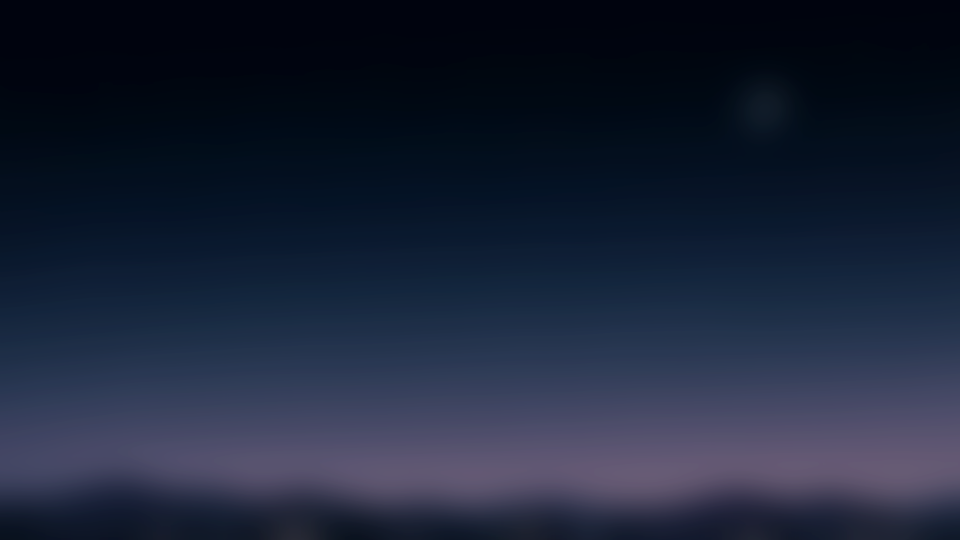
#> input picture spotify_glass_bgs/bg_spotify_glass_dwas.png, 1920 x 1080 px (shown at 1/2 size)
$ python render_spotify_glass_edition.py
#> lines starting #> are read from the running program, lines starting #| are printed output that depends on the picture
### lyric_engine.py
#!/usr/bin/env python3
"""
Aesthetic Lyric Video Engine - Adaptive Contrast & Professional Title Sequence
Supports:
  - Adaptive text contrast: analyzes background luminance in the actual lyric zone
    (Bright BG -> #222222 Dark Charcoal, Dark BG -> #F7F5F2 Soft White, Mixed -> Highest WCAG Contrast + Scrim)
  - Smoothing and hysteresis to prevent color flickering
  - Professional editable opening sequence (Title, Artist, Featured Artist, Album, Year, Watermark)
  - Vocal conflict detection: auto-adjusts/shortens title if lyrics start early
  - Presets: Style C (DM Sans Indie), Style A (Cormorant Garamond Cinema), Style B (Inter Modern)
"""

import os
import sys
import re
import json
import math
from pathlib import Path
from typing import List, Dict, Tuple, Optional, Union
import numpy as np
from PIL import Image, ImageDraw, ImageFont, ImageFilter

BASE_DIR = Path(__file__).resolve().parent
FONTS_DIR = BASE_DIR / "fonts"
OUTPUT_DIR = BASE_DIR / "output"

FONTS_DIR.mkdir(parents=True, exist_ok=True)
OUTPUT_DIR.mkdir(parents=True, exist_ok=True)

# Font configurations
FONT_CONFIGS = {
    "cormorant": {
        "name": "Cormorant Garamond",
        "file": FONTS_DIR / "CormorantGaramond.ttf",
        "weight": "SemiBold",
        "bold": 1,
        "default_spacing": 0.5,
        "line_height_mult": 1.25,
        "default_casing": "sentence"
    },
    "inter": {
        "name": "Inter",
        "file": FONTS_DIR / "Inter.ttf",
        "weight": "Medium",
        "bold": 0,
        "default_spacing": 0.0,
        "line_height_mult": 1.22,
        "default_casing": "sentence"
    },
    "dmsans": {
        "name": "DM Sans",
        "file": FONTS_DIR / "DMSans.ttf",
        "weight": "Medium",
        "bold": 0,
        "default_spacing": 2.0,  # Wider spacing for Indie editorial feel
        "line_height_mult": 1.24,
        "default_casing": "lowercase"  # Style C editorial lowercase
    }
}

STYLE_PRESETS = {
    "cinematic": {
        "font_id": "cormorant",
        "font_size": 60,
        "casing": "sentence",
        "spacing": 0.8,
        "vertical_ratio": 0.60
    },
    "modern": {
        "font_id": "inter",
        "font_size": 54,
        "casing": "sentence",
        "spacing": 0.2,
        "vertical_ratio": 0.60
    },
    "indie": {
        "font_id": "dmsans",
        "font_size": 52,
        "casing": "lowercase",
        "spacing": 2.2,
        "vertical_ratio": 0.60
    }
}

# Color palettes for Adaptive Contrast
CONTRAST_STYLES = {
    "dark_bg": {
        # Soft-white text on dark background
        "text_hex": "#F7F5F2",
        "outline_hex": "#141216",
        "outline_alpha": 80,
        "shadow_color": "&H66000000",   # Soft dark drop shadow
        "outline_width": 1.0,
        "shadow_depth": 2.0,
        "secondary_text_hex": "#D8D5D0"
    },
    "bright_bg": {
        # Dark charcoal text on bright background
        "text_hex": "#222222",
        "outline_hex": "#FFFFFF",
        "outline_alpha": 90,
        "shadow_color": "&H4DFFFFFF",   # Subtle soft light halo/shadow for separation
        "outline_width": 1.0,
        "shadow_depth": 1.8,
        "secondary_text_hex": "#444444"
    }
}


def hex_to_ass_color(hex_str: str, alpha: int = 0) -> str:
    """Convert #RRGGBB to ASS &HAABBGGRR format."""
    hex_str = hex_str.lstrip("#")
    if len(hex_str) == 6:
        r = int(hex_str[0:2], 16)
        g = int(hex_str[2:4], 16)
        b = int(hex_str[4:6], 16)
        return f"&H{alpha:02X}{b:02X}{g:02X}{r:02X}"
    return f"&H{alpha:02X}F2F5F7"


# [43 lines left out: functions to_ass_time, format_casing, not called in this run]


def parse_lrc(lrc_path: Path) -> List[Dict]:
    """Parse standard or enhanced LRC file into list of cues with start times and text."""
    cues = []
    time_regex = re.compile(r'\[(\d{2}):(\d{2})(?:\.(\d{2,3}))?\]')

    with open(lrc_path, 'r', encoding='utf-8', errors='ignore') as f:
        for line in f:
            line = line.strip()
            if not line:
                continue

            matches = list(time_regex.finditer(line))
            if not matches:
                continue

            text = time_regex.sub('', line).strip()
            text = re.sub(r'<[^>]+>', '', text).strip()

            if not text:
                continue

            for m in matches:
                minutes = int(m.group(1))
                seconds = int(m.group(2))
                fraction_str = m.group(3) or "0"
                if len(fraction_str) == 2:
                    fraction = int(fraction_str) / 100.0
                elif len(fraction_str) == 3:
                    fraction = int(fraction_str) / 1000.0
                else:
                    fraction = 0.0

                start_sec = minutes * 60 + seconds + fraction
                cues.append({
                    "start": start_sec,
                    "text": text
                })

    cues.sort(key=lambda x: x["start"])

    cleaned = []
    for c in cues:
        if cleaned and abs(c["start"] - cleaned[-1]["start"]) < 0.05:
            if len(c["text"]) > len(cleaned[-1]["text"]):
                cleaned[-1] = c
        else:
            cleaned.append(c)

    return cleaned


def analyze_region_luminance(image_input: Union[Path, str, Image.Image],
                             box: Tuple[float, float, float, float] = (0.15, 0.52, 0.85, 0.72)) -> Dict:
    """
    Analyze the perceived brightness of a specific region of the image.
    box: (x1_pct, y1_pct, x2_pct, y2_pct)
    Returns: dict with mean_lum (0-255), std_lum, contrast_mode ('bright_bg' or 'dark_bg'),
             and wcag_contrast scores.
    """
#> called with box = (0.15, 0.52, 0.85, 0.72)
    if isinstance(image_input, (str, Path)):
        img = Image.open(str(image_input)).convert("RGB")
#> img is the input picture: PIL image 1920x1080 RGB; mean R, G, B 27, 35.5, 55.5
    else:
        img = image_input.convert("RGB")

    w, h = img.size
    x1 = int(box[0] * w)
    y1 = int(box[1] * h)
    x2 = int(box[2] * w)
    y2 = int(box[3] * h)

    crop = img.crop((x1, y1, x2, y2))
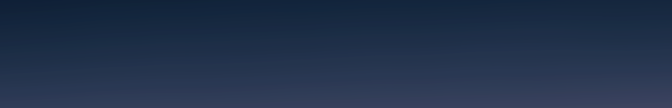
#> crop: PIL image 1344x216 RGB (shown at 1/2 size); mean R, G, B 34, 49.5, 74.9
    arr = np.array(crop).astype(float)
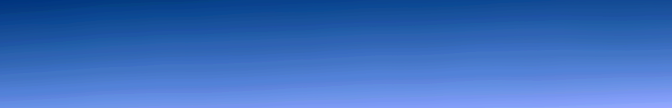
#> arr: shape (216, 1344, 3) float64 (shown at 1/2 size); mean R, G, B 34, 49.5, 74.9; drawn with min black and max white

    # Standard WCAG 2.1 sRGB to Linear conversion
    arr_norm = arr / 255.0
    arr_lin = np.where(arr_norm <= 0.04045, arr_norm / 12.92, ((arr_norm + 0.055) / 1.055) ** 2.4)
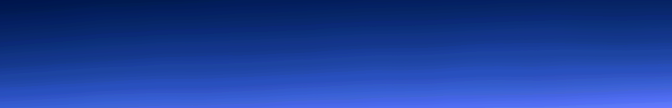
#> arr_lin: shape (216, 1344, 3) float64 (shown at 1/2 size); mean R, G, B 0.0173, 0.0322, 0.0715; drawn with min black and max white
    lum_map = 0.2126 * arr_lin[:, :, 0] + 0.7152 * arr_lin[:, :, 1] + 0.0722 * arr_lin[:, :, 2]
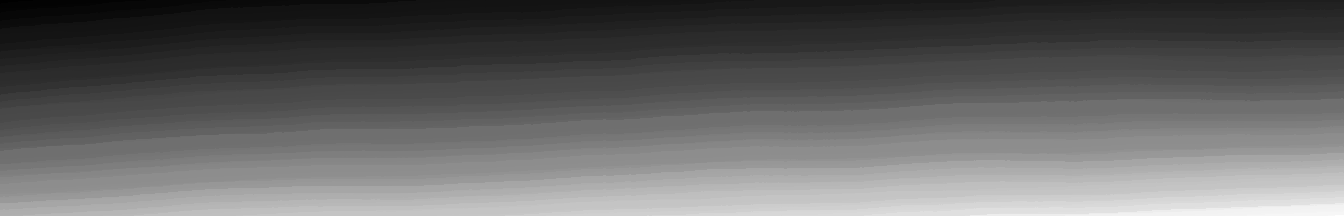
#> lum_map: shape (216, 1344) float64; min 0.0135, max 0.0598, mean 0.0319; drawn with min black and max white
    rel_lum = float(np.mean(lum_map))
#> rel_lum = 0.0319
    mean_lum = float(np.mean(0.2126 * arr[:, :, 0] + 0.7152 * arr[:, :, 1] + 0.0722 * arr[:, :, 2]))
#> mean_lum = 48.04
    std_lum = float(np.std(lum_map))
#> std_lum = 0.0105

    # WCAG Contrast calculation: L_white = 0.95, L_dark = 0.04
    L_white = 0.95
    L_dark = 0.04

    contrast_white = (L_white + 0.05) / (rel_lum + 0.05) if L_white >= rel_lum else (rel_lum + 0.05) / (L_white + 0.05)
#> contrast_white = 12.21
    contrast_dark = (rel_lum + 0.05) / (L_dark + 0.05) if rel_lum >= L_dark else (L_dark + 0.05) / (rel_lum + 0.05)
#> contrast_dark = 1.1

    # Hysteresis Decision logic:
    # Bright BG threshold: mean_lum >= 135
    # Dark BG threshold: mean_lum <= 115
    if mean_lum >= 135:
        mode = "bright_bg"
    elif mean_lum <= 115:
        mode = "dark_bg"
    else:
        mode = "bright_bg" if contrast_dark >= contrast_white else "dark_bg"

    # Check if mixed / heterogeneous background that needs scrim gradient
    is_mixed = std_lum > 32.0 or (3.0 < max(contrast_white, contrast_dark) < 4.8)
#> is_mixed = False

    return {
        "mean_lum": round(mean_lum, 1),
        "std_lum": round(std_lum, 1),
        "contrast_mode": mode,
        "is_mixed": is_mixed,
        "contrast_white": round(contrast_white, 2),
        "contrast_dark": round(contrast_dark, 2)
    }


class LyricLayoutEngine:
    def __init__(self, canvas_width: int = 1920, canvas_height: int = 1080):
        self.canvas_width = canvas_width
        self.canvas_height = canvas_height
        self.margin_x = 180
        self.max_text_width = canvas_width - (2 * self.margin_x)

    # [227 lines left out: functions measure_text, wrap_text_to_lines, build_couplets, format_opening_sequence, not called in this run]

    def generate_ass_file(self,
                          lrc_path: Path,
                          out_ass_path: Path,
                          bg_image_path: Optional[Path] = None,
                          title: str = "Aesthetic Lyric Video",
                          artist: str = "",
                          preset_key: str = "indie",
                          vertical_ratio: float = 0.60,
                          custom_font_size: Optional[int] = None,
                          color_mode: str = "auto",  # 'auto', 'white', 'dark', 'custom'
                          custom_text_hex: Optional[str] = None,
                          opening_meta: Optional[Dict] = None) -> Path:
        """
        Generate ASS subtitle file with adaptive contrast and professional title sequence.
        """
        preset = STYLE_PRESETS.get(preset_key, STYLE_PRESETS["indie"])
        font_cfg = FONT_CONFIGS[preset["font_id"]]
        font_name = font_cfg["name"]
        font_size = custom_font_size or preset["font_size"]
        bold_val = font_cfg["bold"]
        spacing_val = preset["spacing"]

        # 1. Analyze background luminance in the lyric zone
        if bg_image_path and bg_image_path.exists():
            lum_info = analyze_region_luminance(bg_image_path, box=(0.15, vertical_ratio - 0.08, 0.85, vertical_ratio + 0.12))
#> lum_info = {'mean_lum': 48, 'std_lum': 0, 'contrast_mode': 'dark_bg', 'is_mixed': False, 'contrast_white': 12.21, 'contrast_dark': 1.1}
            auto_style_key = lum_info["contrast_mode"]
#> auto_style_key = 'dark_bg'
            print(f"[*] Adaptive Contrast: Analyzed '{bg_image_path.name}' -> Mean Lum={lum_info['mean_lum']} ({auto_style_key.upper()})")
#| [*] Adaptive Contrast: Analyzed 'bg_spotify_glass_dwas.png' -> Mean Lum=48.0 (DARK_BG)
        else:
            auto_style_key = "dark_bg"

        # 2. Determine final text styling based on user choice
        if color_mode == "white":
            contrast_style = CONTRAST_STYLES["dark_bg"]
        elif color_mode == "dark":
            contrast_style = CONTRAST_STYLES["bright_bg"]
        elif color_mode == "custom" and custom_text_hex:
            contrast_style = dict(CONTRAST_STYLES["dark_bg"])
            contrast_style["text_hex"] = custom_text_hex
        else:
            # Automatic adaptive contrast
            contrast_style = CONTRAST_STYLES[auto_style_key]
#> contrast_style = {'text_hex': '#F7F5F2', 'outline_hex': '#141216', 'outline_alpha': 80, 'shadow_color': '&H66000000', 'outline_width': 1, 'shadow_depth': 2, 'secondary_text_hex': '#D8D5D0'}

        pri_color = hex_to_ass_color(contrast_style["text_hex"], alpha=0)
#> pri_color = '&H00F2F5F7'
        out_color = hex_to_ass_color(contrast_style["outline_hex"], alpha=contrast_style["outline_alpha"])
#> out_color = '&H50161214'
        shadow_color = contrast_style["shadow_color"]
#> shadow_color = '&H66000000'
        outline_val = contrast_style["outline_width"]
#> outline_val = 1
        shadow_val = contrast_style["shadow_depth"]
#> shadow_val = 2

        # 3. Parse LRC and format couplets
        raw_cues = parse_lrc(lrc_path)
        couplets = self.build_couplets(raw_cues)
        first_vocal = raw_cues[0]["start"] if raw_cues else 999.0

        # 4. Build Title Card events
        meta_dict = opening_meta or {
            "enabled": True,
            "title": title,
            "artist": artist,
            "start_time": 0.6,
            "duration": 4.5
        }
        title_dialogues = self.format_opening_sequence(
            meta=meta_dict,
            first_vocal_start=first_vocal,
            contrast_style=contrast_style,
            preset_key=preset_key
        )

        # 5. Build Lyric Events
        line_height_mult = font_cfg["line_height_mult"]
        line_spacing_px = int(font_size * line_height_mult)
        casing_mode = preset["casing"]
        pil_font = ImageFont.truetype(str(font_cfg["file"]), font_size)

        center_x = self.canvas_width // 2
        base_y = int(self.canvas_height * vertical_ratio)

        lyric_dialogues = []
        for cue in couplets:
            start_t = to_ass_time(cue["start"])
            end_t = to_ass_time(cue["end"])

            raw_lines = cue["lines"]
            formatted_lines = [format_casing(l, casing_mode) for l in raw_lines]

            if len(formatted_lines) == 1:
                wrapped = self.wrap_text_to_lines(formatted_lines[0], pil_font, spacing_val, max_lines=2)
                formatted_lines = wrapped

            active_font_size = font_size
            for line in formatted_lines:
                w = self.measure_text(line, pil_font, spacing_val)
                if w > self.max_text_width:
                    scale = self.max_text_width / float(w)
                    active_font_size = max(int(active_font_size * scale), 42)
                    pil_font = ImageFont.truetype(str(font_cfg["file"]), active_font_size)

            if len(formatted_lines) == 1:
                text = formatted_lines[0]
                y = base_y
                anim_move = f"\\move({center_x},{y+12},{center_x},{y},0,300)"
                tags = f"{anim_move}\\fad(280,200)\\fsp{spacing_val}"
                if active_font_size != font_size:
                    tags += f"\\fs{active_font_size}"
                lyric_dialogues.append(f"Dialogue: 0,{start_t},{end_t},Lyric,,0,0,0,,{{{tags}}}{text}")
            else:
                line1 = formatted_lines[0]
                line2 = formatted_lines[1]
                text = f"{line1}\\N{line2}"
                anim_move = f"\\move({center_x},{base_y+12},{center_x},{base_y},0,300)"
                tags = f"{anim_move}\\fad(280,200)\\fsp{spacing_val}"
                if active_font_size != font_size:
                    tags += f"\\fs{active_font_size}"
                lyric_dialogues.append(f"Dialogue: 0,{start_t},{end_t},Lyric,,0,0,0,,{{{tags}}}{text}")

        # Assemble Header & Styles
        header = f"""[Script Info]
Title: {title} - {artist}
ScriptType: v4.00+
PlayResX: {self.canvas_width}
PlayResY: {self.canvas_height}
WrapStyle: 0
ScaledBorderAndShadow: yes

[V4+ Styles]
Format: Name, Fontname, Fontsize, PrimaryColour, SecondaryColour, OutlineColour, BackColour, Bold, Italic, Underline, StrikeOut, ScaleX, ScaleY, Spacing, Angle, BorderStyle, Outline, Shadow, Alignment, MarginL, MarginR, MarginV, Encoding
Style: TitleCard,{font_name},{int(font_size * 1.25)},{pri_color},&H000000FF,{out_color},{shadow_color},{bold_val},0,0,0,100,100,1.5,0,1,{outline_val},{shadow_val},5,50,50,50,1
Style: Watermark,{font_name},24,{pri_color},&H000000FF,{out_color},{shadow_color},0,0,0,0,100,100,2.0,0,1,{outline_val},{shadow_val},3,50,50,50,1
Style: Lyric,{font_name},{font_size},{pri_color},&H000000FF,{out_color},{shadow_color},{bold_val},0,0,0,100,100,{spacing_val},0,1,{outline_val},{shadow_val},5,50,50,50,1

[Events]
Format: Layer, Start, End, Style, Name, MarginL, MarginR, MarginV, Effect, Text
"""

        all_events = title_dialogues + lyric_dialogues
        full_content = header + "\n".join(all_events) + "\n"

        with open(out_ass_path, "w", encoding="utf-8") as f:
            f.write(full_content)

        return out_ass_path


# [2 lines that do not run on import are left out]

### render_spotify_glass_edition.py
#!/usr/bin/env python3
"""
Spotify Modern Glass Edition Renderer
Applies the exact winning formula from Justin_Bieber_That_Should_Be_Me_Spotify_Glass:
1. Sharp intro title card (0.0s -> 2.8s - 4.5s)
2. Smooth crossfade dissolve over 2.7s into pre-computed Spotify Glass frosted blur
   (GaussianBlur radius=32, Brightness 0.82, Contrast 1.15)
3. Full duration glassmorphic background for maximum lyric legibility
4. Centered 2-row couplets with sing-along timing
"""

import sys
import os
import re
import time
import subprocess
from pathlib import Path

sys.stdout.reconfigure(encoding='utf-8')

BASE_DIR = Path(__file__).resolve().parent
sys.path.insert(0, str(BASE_DIR))
from lyric_engine import LyricLayoutEngine

engine = LyricLayoutEngine(1920, 1080)
fonts_dir = BASE_DIR / "fonts"
output_dir = BASE_DIR / "output"
output_dir.mkdir(parents=True, exist_ok=True)
glass_dir = BASE_DIR / "spotify_glass_bgs"

SONGS = [
    {
        "id": "dwas",
        "title": "Die With A Smile",
        "artist": "Lady Gaga & Bruno Mars",
        "folder": "Die_With_A_Smile",
        "bg_sharp": BASE_DIR / "stock_anime_bgs" / "02_lofi_twilight_starry_night.png",
        "bg_glass": glass_dir / "bg_spotify_glass_dwas.png",
        "preset": "cinematic",
        "dissolve_start": 4.5,
        "dissolve_end": 7.2,
        "out_file": output_dir / "Lady_Gaga_Bruno_Mars_Die_With_A_Smile_Spotify_Glass.mp4"
    },
    {
        "id": "ophelia",
        "title": "The Fate of Ophelia",
        "artist": "Taylor Swift",
        "folder": "Taylor_Swift_The_Fate_of_Ophelia",
        "bg_sharp": BASE_DIR / "stock_anime_bgs" / "03_anime_rooftop_sunset_skyline.png",
        "bg_glass": glass_dir / "bg_spotify_glass_ophelia.png",
        "preset": "cinematic",
        "dissolve_start": 5.0,
        "dissolve_end": 7.8,
        "out_file": output_dir / "Taylor_Swift_The_Fate_of_Ophelia_Spotify_Glass.mp4"
    },
    {
        "id": "apt",
        "title": "APT.",
        "artist": "ROSÉ & Bruno Mars",
        "folder": "APT",
        "bg_sharp": BASE_DIR / "light_clouds_sharp_1080.png",
        "bg_glass": glass_dir / "bg_spotify_glass_apt.png",
        "preset": "indie",
        "dissolve_start": 2.8,
        "dissolve_end": 5.5,
        "out_file": output_dir / "ROSE_Bruno_Mars_APT_Spotify_Glass.mp4"
    }
]


def render_spotify_glass(song_cfg: dict):
    print("\n" + "=" * 55)
    print(f"Rendering Spotify Modern Glass: {song_cfg['title']} by {song_cfg['artist']}")
    print("=" * 55)

    fdir = BASE_DIR / "songs" / song_cfg["folder"]
    lrc_path = fdir / "lyrics.lrc"
    audio_path = fdir / "audio.mp3"
    ass_path = fdir / f"lyrics_spotify_glass_{song_cfg['preset']}.ass"

    # 1. Generate Subtitle using Spotify Glass Styling (Cormorant Garamond or DM Sans)
    engine.generate_ass_file(
        lrc_path=lrc_path,
        out_ass_path=ass_path,
        bg_image_path=song_cfg["bg_glass"],
        title=song_cfg["title"],
        artist=song_cfg["artist"],
        preset_key=song_cfg["preset"],
        vertical_ratio=0.60
    )
    print(f"[OK] Subtitle generated: {ass_path.name}")

    # 2. Get Audio Duration
    p_probe = subprocess.run([
        "ffmpeg", "-i", str(audio_path)
    ], stderr=subprocess.PIPE, stdout=subprocess.PIPE, text=True, errors="ignore")
    m_dur = re.search(r"Duration:\s*(\d{2}):(\d{2}):(\d{2}\.\d+)", p_probe.stderr)
    duration = 216.0
    if m_dur:
        duration = int(m_dur.group(1)) * 3600 + int(m_dur.group(2)) * 60 + float(m_dur.group(3))

    render_dur = f"{duration:.2f}"
    out_video = song_cfg["out_file"]
    ds = song_cfg["dissolve_start"]
    de = song_cfg["dissolve_end"]
    dur_trans = de - ds

    print(f"[*] Rendering {render_dur}s video with Spotify Glass dissolve to: {out_video.name}")
    t0 = time.time()

    ass_esc = str(ass_path).replace("\\", "/").replace(":", "\\\\:")
    fonts_esc = str(fonts_dir).replace("\\", "/").replace(":", "\\\\:")

    # High-performance hardware-accelerated xfade from sharp to glass blur + subtitles
    filter_complex = (
        f"[0:v][1:v]xfade=transition=fade:duration={dur_trans:.2f}:offset={ds:.2f}[bg];"
        f"[bg]subtitles={ass_esc}:fontsdir={fonts_esc}[v]"
    )

    cmd = [
        "ffmpeg", "-nostdin", "-y",
        "-loop", "1", "-framerate", "30", "-t", f"{de:.2f}", "-i", str(song_cfg["bg_sharp"]),
        "-loop", "1", "-framerate", "30", "-t", render_dur, "-i", str(song_cfg["bg_glass"]),
        "-i", str(audio_path),
        "-filter_complex", filter_complex,
        "-map", "[v]", "-map", "2:a",
        "-c:v", "libx264", "-preset", "ultrafast", "-crf", "19", "-pix_fmt", "yuv420p",
        "-c:a", "aac", "-b:a", "192k",
        "-shortest",
        str(out_video)
    ]

    p = subprocess.run(cmd, capture_output=True, text=True, stdin=subprocess.DEVNULL)
    if p.returncode == 0:
        size_mb = out_video.stat().st_size / (1024 * 1024)
        print(f"[OK] Full video finished in {time.time()-t0:.1f}s | Size: {size_mb:.2f} MB")
        # Also copy to root project folder for instant playback
        root_copy = BASE_DIR / out_video.name
        import shutil
        shutil.copy2(out_video, root_copy)
        print(f"[OK] Copied to root: {root_copy.name}")
        return True
    else:
        print("[!] FFmpeg error:", p.stderr[-800:])
        return False


if __name__ == "__main__":
    import argparse
    parser = argparse.ArgumentParser()
    parser.add_argument("--song", type=str, default="dwas")
    args = parser.parse_args()

    target = next((s for s in SONGS if s["id"] == args.song), SONGS[0])
#> (the run stopped early here; a loop or call above may not have finished)
